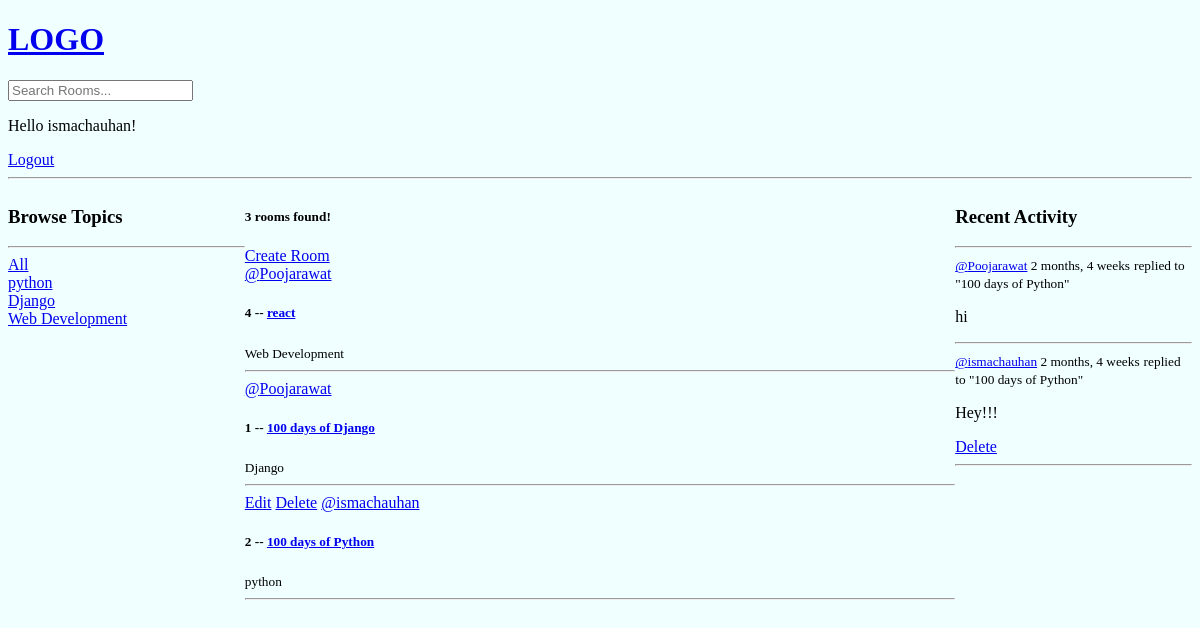
Page / (signed in) on the earlier database version.
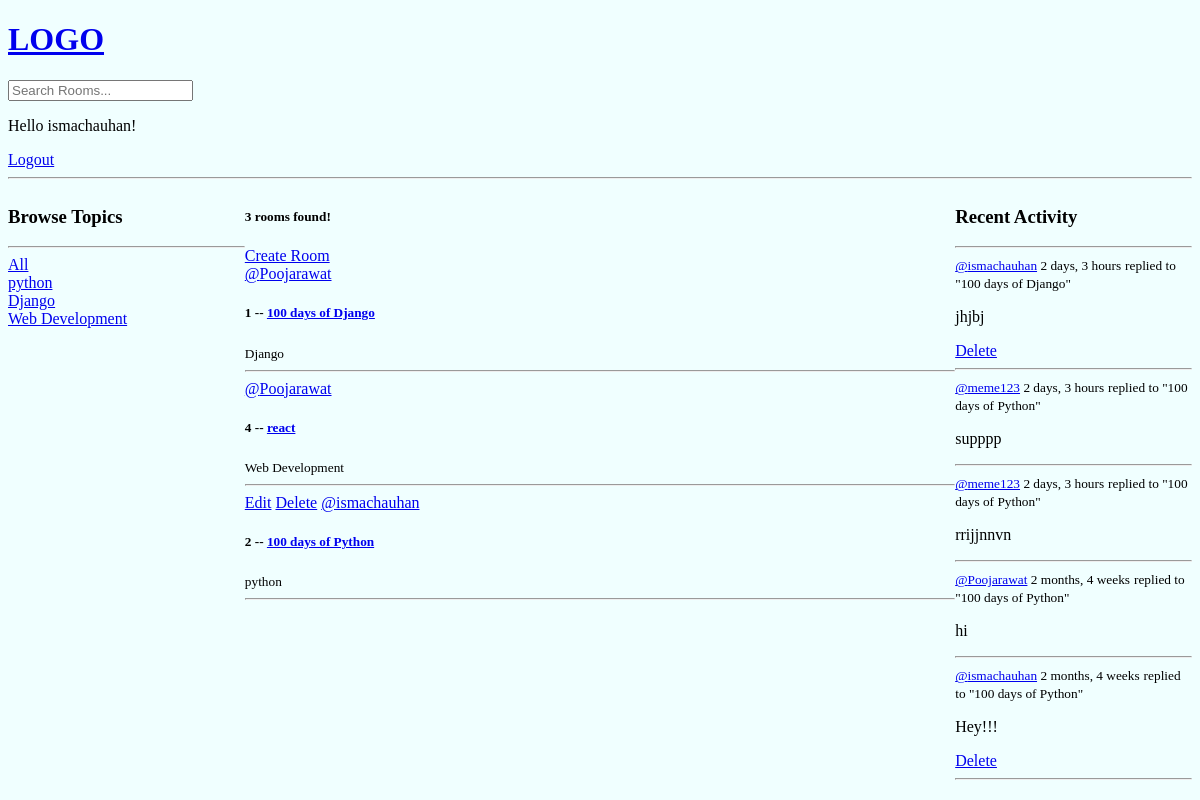
Same page on the later database version.
### base/models.py (models this page shows, shortened)
class Topic(models.Model):
    name=models.CharField(max_length=200)

class Room(models.Model):
    host=models.ForeignKey(User,on_delete=models.SET_NULL,null=True)
    name=models.CharField(max_length=200)
    topic=models.ForeignKey(Topic,on_delete=models.SET_NULL,null=True)
    name=models.CharField(max_length=200)
    description=models.TextField(null=True,blank=True)
    participants=models.ManyToManyField(User, related_name='participants',blank=True)
    updated=models.DateTimeField(auto_now=True)
    created=models.DateTimeField(auto_now_add=True)
    class Meta:
        ordering=['-updated','-created']
    def __str__(self):
        return self.name

class Message(models.Model):
    user=models.ForeignKey(User,on_delete=models.CASCADE)
    room=models.ForeignKey(Room,on_delete=models.CASCADE)
    body=models.TextField()
    updated=models.DateTimeField(auto_now=True)
    created=models.DateTimeField (auto_now_add=True)
    class Meta:
        ordering=['-updated','-created']
    def __str__(self):
        return self.body[0:50]

### base/views.py (the view)
# urls.py: path('',views.home, name="home"),
def home(request):
    q=request.GET.get('q') if request.GET.get('q')!=None else ''
    rooms=Room.objects.filter(Q
                              (topic__name__icontains=q) |
                              Q(name__icontains=q) |
                              Q(description__icontains=q)
                              )
    topics=Topic.objects.all()
    room_count=rooms.count()
    room_messages=Message.objects.filter(Q(room__name__icontains=q))
    context={'rooms': rooms,'topics':topics,'room_count':room_count,'room_messages':room_messages}
    return render(request,'base/home.html',context)

### base/templates/base/home.html (shortened to what this page needs)
{% extends 'main.html' %} {% block content %}
<div class="home-container">
  <div>
    {% include 'base/topics_component.html' %}
  </div>
  <div>
    <h5>{{room_count}} rooms found!</h5>
    <a href="{% url 'create-room' %}">Create Room</a>
    <div>
      {% include 'base/feed_component.html' %}
    </div>
  </div>
  <div>
    {% include 'base/activity_component.html' %}
  </div>
</div>
{% endblock content %}

### base/templates/base/topics_component.html
<h3>Browse Topics</h3>
    <hr />
    <div>
      <a href="{% url 'home' %}">All</a>
    </div>
    {% for topic in topics %}
    <div>
      <a href="{% url 'home' %}?q={{topic.name}}">{{topic.name}}</a>
    </div>
    {% endfor %}

### base/templates/base/feed_component.html
{% for room in rooms %}
      <div>
        {% if request.user == room.host %}
        <a href="{% url 'update-room' room.id %}">Edit</a>
        <a href="{% url 'delete-room' room.id %}">Delete</a>
        {% endif %}
        <a href="{% url 'user-profile' room.host.id %}">@{{room.host.username}}</a>
        <h5>
          {{room.id}} -- <a href="{% url 'room' room.id %}">{{room.name}}</a>
        </h5>
        <small>{{room.topic.name}}</small>
        <hr />
      </div>
      {% endfor %}

### base/templates/base/activity_component.html
<h3>Recent Activity</h3>
    <hr />
    {% for message in room_messages %}
    <div>
      <small><a href="{% url 'user-profile' message.user.id %}">@{{message.user}}</a> {{message.created|timesince}}</small>
      <small>replied to "{{message.room}}"</small>
      <p>{{message}}</p>
      {% if request.user == message.user %}
      <a href="{% url 'delete-message' message.id %}">Delete</a>
      {% endif %}
      <hr>
    </div>
    {% endfor %}

Differences in the rows shown:
changed Room "100 days of Django": moves up the list
added Message: user "ismachauhan", created "2 days, 3 hours", room "100 days of Django", body "jhjbj", shows "Delete"
added Message: user "meme123", created "2 days, 3 hours", room "100 days of Python", body "supppp"
added Message: user "meme123", created "2 days, 3 hours", room "100 days of Python", body "rrijjnnvn"
